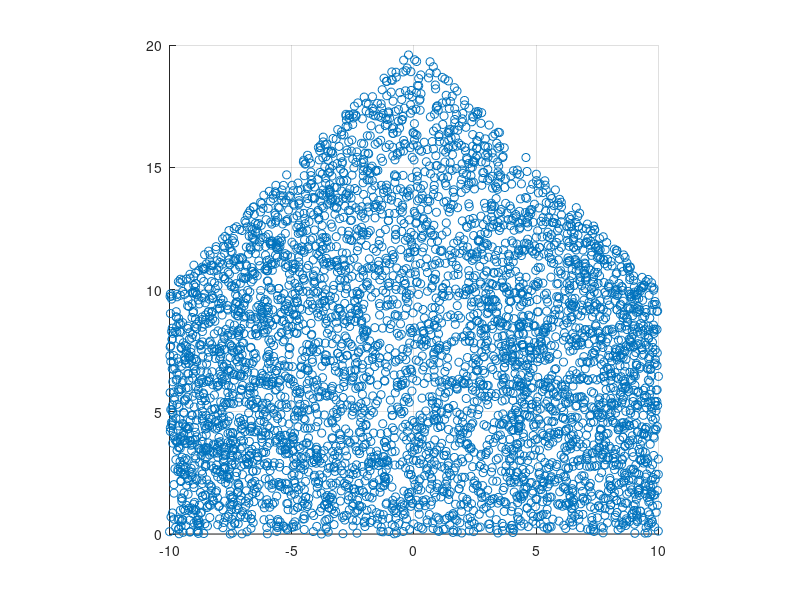
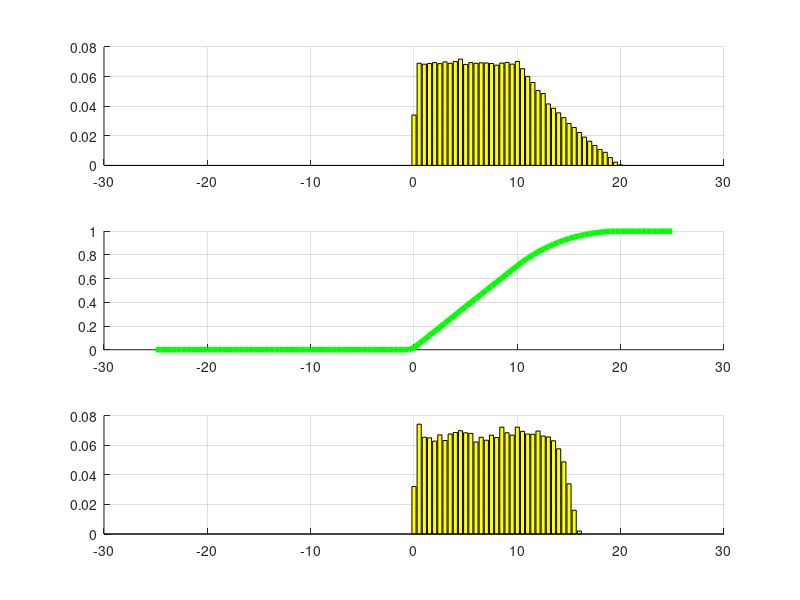

Recreate these plots in MATLAB, in order.
5%7. Considere duas variaveis aleatorias X e Y com PDF conjunta constante (igual a k) e diferente de zero
##apenas na area sombreada da figura abaixo.
##(a) Determine o valor da constante k.
##(b) Determine Pr[X ≥ Y ].a
##(c) Determine e esboce a PDF marginal de Y .
##(d) Determine e esboce a CDF marginal de Y .
##(e) Determine e esboce a PDF condicional de Y dado X = 5.
##(f) Determine a covariˆancia entre X e Y .


close all; clear all ; clc;

N = 100000;
X = 20*rand(1 ,N) - 10;

for i = 1 : N
  Y(i) = rand()*(20 - abs(X(i))) ;
end

figure; hold on ; grid on;
scatter(X(1:5000),Y(1:5000));
axis('square');

##(b) Determine Pr[X ≥ Y ].a

PrX_maior_igual_Y_sim = mean(X >= Y)
PrX_maior_igual_Y_teo = 1/6

% c) PDF marginal de Y

y = -25 : 0.5 : 25;

histY = hist(Y, y);
pdfY_sim = histY / trapz(y, histY);
%pdfY_teo ;

figure
subplot(3, 1, 1); grid on; hold on;
bar(y, pdfY_sim, 'y');

% d) CDF marginal de Y

cdfY_sim = cumsum(histY) / N;

subplot(3, 1, 2); grid on; hold on;
plot(y, cdfY_sim, 'g', 'LineWidth', 4);

% e) PDF condicional de Y dado que X = 5.

idx = (4 <= X) & (X <= 6);
histY_condX = hist(Y(idx), y);
pdfY_condX_sim = histY_condX / trapz(y, histY_condX);


subplot(3, 1, 3); grid on; hold on;
bar(y, pdfY_condX_sim, 'y');

% f) Covariância entre X e Y
rhoXY_sim = cov(X, Y) / sqrt(var(X) * var(Y))
